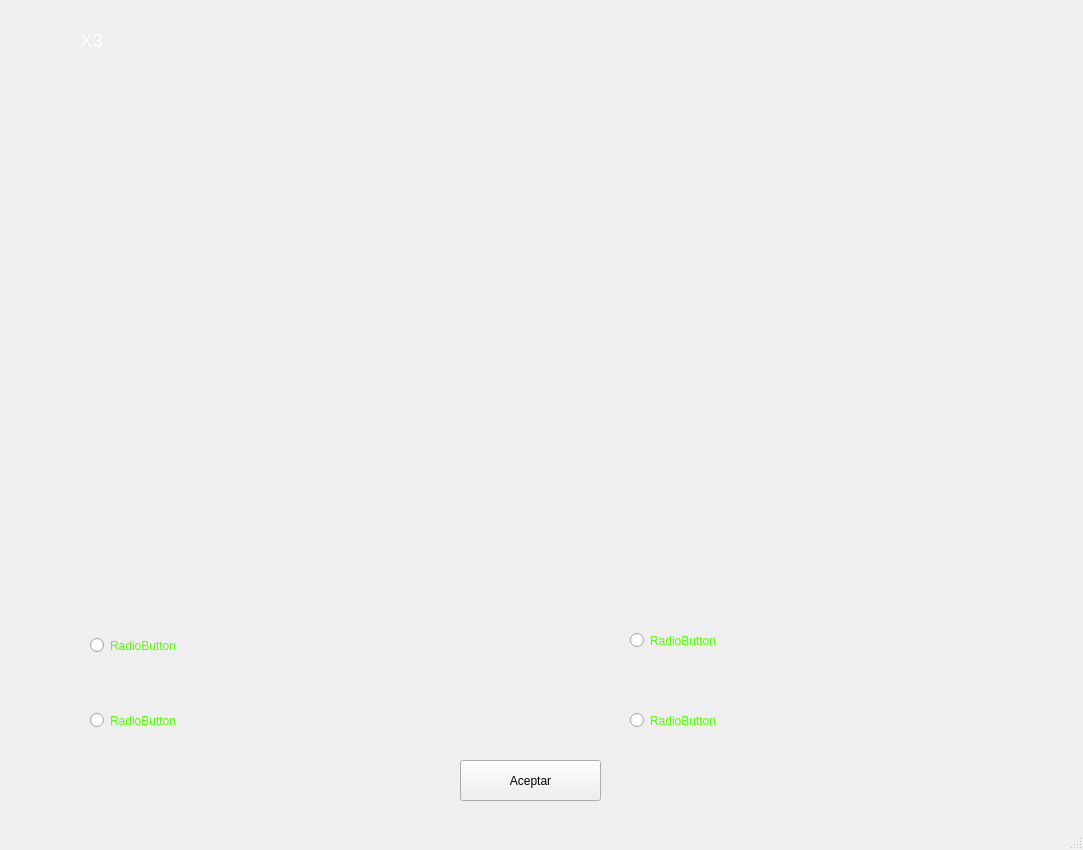
<?xml version="1.0" encoding="UTF-8"?>
<ui version="4.0">
 <class>MainWindow</class>
 <widget class="QMainWindow" name="MainWindow">
  <property name="geometry">
   <rect>
    <x>0</x>
    <y>0</y>
    <width>1083</width>
    <height>850</height>
   </rect>
  </property>
  <property name="windowTitle">
   <string>MainWindow</string>
  </property>
  <widget class="QWidget" name="centralwidget">
   <widget class="QPushButton" name="BotonAceptar">
    <property name="geometry">
     <rect>
      <x>460</x>
      <y>760</y>
      <width>141</width>
      <height>41</height>
     </rect>
    </property>
    <property name="text">
     <string>Aceptar</string>
    </property>
   </widget>
   <widget class="QLabel" name="backgroundbotones">
    <property name="geometry">
     <rect>
      <x>0</x>
      <y>560</y>
      <width>1081</width>
      <height>261</height>
     </rect>
    </property>
    <property name="text">
     <string/>
    </property>
    <property name="pixmap">
     <pixmap>img/AnswersScreen.png</pixmap>
    </property>
    <property name="scaledContents">
     <bool>true</bool>
    </property>
   </widget>
   <widget class="QLabel" name="spacbackground">
    <property name="geometry">
     <rect>
      <x>0</x>
      <y>0</y>
      <width>1081</width>
      <height>471</height>
     </rect>
    </property>
    <property name="text">
     <string/>
    </property>
    <property name="pixmap">
     <pixmap>img/space1.jpg</pixmap>
    </property>
    <property name="scaledContents">
     <bool>true</bool>
    </property>
   </widget>
   <widget class="QLabel" name="ShipIcon">
    <property name="geometry">
     <rect>
      <x>30</x>
      <y>300</y>
      <width>191</width>
      <height>91</height>
     </rect>
    </property>
    <property name="text">
     <string/>
    </property>
    <property name="pixmap">
     <pixmap>img/SpShip.png</pixmap>
    </property>
    <property name="scaledContents">
     <bool>true</bool>
    </property>
   </widget>
   <widget class="QLabel" name="EnemyShip">
    <property name="geometry">
     <rect>
      <x>810</x>
      <y>280</y>
      <width>211</width>
      <height>131</height>
     </rect>
    </property>
    <property name="text">
     <string/>
    </property>
    <property name="pixmap">
     <pixmap>img/enemy.png</pixmap>
    </property>
    <property name="scaledContents">
     <bool>true</bool>
    </property>
   </widget>
   <widget class="QLabel" name="hearts">
    <property name="geometry">
     <rect>
      <x>20</x>
      <y>20</y>
      <width>61</width>
      <height>51</height>
     </rect>
    </property>
    <property name="text">
     <string/>
    </property>
    <property name="pixmap">
     <pixmap>img/Heart.png</pixmap>
    </property>
    <property name="scaledContents">
     <bool>true</bool>
    </property>
   </widget>
   <widget class="QLabel" name="liveslabel">
    <property name="geometry">
     <rect>
      <x>80</x>
      <y>20</y>
      <width>41</width>
      <height>41</height>
     </rect>
    </property>
    <property name="palette">
     <palette>
      <active>
       <colorrole role="WindowText">
        <brush brushstyle="SolidPattern">
         <color alpha="255">
          <red>255</red>
          <green>255</green>
          <blue>255</blue>
         </color>
        </brush>
       </colorrole>
       <colorrole role="Text">
        <brush brushstyle="SolidPattern">
         <color alpha="255">
          <red>255</red>
          <green>255</green>
          <blue>255</blue>
         </color>
        </brush>
       </colorrole>
       <colorrole role="PlaceholderText">
        <brush brushstyle="SolidPattern">
         <color alpha="128">
          <red>255</red>
          <green>255</green>
          <blue>255</blue>
         </color>
        </brush>
       </colorrole>
      </active>
      <inactive>
       <colorrole role="WindowText">
        <brush brushstyle="SolidPattern">
         <color alpha="255">
          <red>255</red>
          <green>255</green>
          <blue>255</blue>
         </color>
        </brush>
       </colorrole>
       <colorrole role="Text">
        <brush brushstyle="SolidPattern">
         <color alpha="255">
          <red>255</red>
          <green>255</green>
          <blue>255</blue>
         </color>
        </brush>
       </colorrole>
       <colorrole role="PlaceholderText">
        <brush brushstyle="SolidPattern">
         <color alpha="128">
          <red>255</red>
          <green>255</green>
          <blue>255</blue>
         </color>
        </brush>
       </colorrole>
      </inactive>
      <disabled>
       <colorrole role="WindowText">
        <brush brushstyle="SolidPattern">
         <color alpha="255">
          <red>120</red>
          <green>120</green>
          <blue>120</blue>
         </color>
        </brush>
       </colorrole>
       <colorrole role="Text">
        <brush brushstyle="SolidPattern">
         <color alpha="255">
          <red>120</red>
          <green>120</green>
          <blue>120</blue>
         </color>
        </brush>
       </colorrole>
       <colorrole role="PlaceholderText">
        <brush brushstyle="SolidPattern">
         <color alpha="128">
          <red>0</red>
          <green>0</green>
          <blue>0</blue>
         </color>
        </brush>
       </colorrole>
      </disabled>
     </palette>
    </property>
    <property name="font">
     <font>
      <pointsize>14</pointsize>
     </font>
    </property>
    <property name="text">
     <string>X3</string>
    </property>
    <property name="scaledContents">
     <bool>false</bool>
    </property>
   </widget>
   <widget class="QLabel" name="backgroundpregunta">
    <property name="geometry">
     <rect>
      <x>0</x>
      <y>420</y>
      <width>1081</width>
      <height>141</height>
     </rect>
    </property>
    <property name="text">
     <string/>
    </property>
    <property name="pixmap">
     <pixmap>img/metalscreen.png</pixmap>
    </property>
    <property name="scaledContents">
     <bool>true</bool>
    </property>
   </widget>
   <widget class="QLabel" name="labelpregunta">
    <property name="geometry">
     <rect>
      <x>60</x>
      <y>450</y>
      <width>961</width>
      <height>81</height>
     </rect>
    </property>
    <property name="palette">
     <palette>
      <active>
       <colorrole role="WindowText">
        <brush brushstyle="SolidPattern">
         <color alpha="255">
          <red>85</red>
          <green>255</green>
          <blue>0</blue>
         </color>
        </brush>
       </colorrole>
       <colorrole role="Text">
        <brush brushstyle="SolidPattern">
         <color alpha="255">
          <red>85</red>
          <green>255</green>
          <blue>0</blue>
         </color>
        </brush>
       </colorrole>
       <colorrole role="PlaceholderText">
        <brush brushstyle="SolidPattern">
         <color alpha="128">
          <red>85</red>
          <green>255</green>
          <blue>0</blue>
         </color>
        </brush>
       </colorrole>
      </active>
      <inactive>
       <colorrole role="WindowText">
        <brush brushstyle="SolidPattern">
         <color alpha="255">
          <red>85</red>
          <green>255</green>
          <blue>0</blue>
         </color>
        </brush>
       </colorrole>
       <colorrole role="Text">
        <brush brushstyle="SolidPattern">
         <color alpha="255">
          <red>85</red>
          <green>255</green>
          <blue>0</blue>
         </color>
        </brush>
       </colorrole>
       <colorrole role="PlaceholderText">
        <brush brushstyle="SolidPattern">
         <color alpha="128">
          <red>85</red>
          <green>255</green>
          <blue>0</blue>
         </color>
        </brush>
       </colorrole>
      </inactive>
      <disabled>
       <colorrole role="WindowText">
        <brush brushstyle="SolidPattern">
         <color alpha="255">
          <red>120</red>
          <green>120</green>
          <blue>120</blue>
         </color>
        </brush>
       </colorrole>
       <colorrole role="Text">
        <brush brushstyle="SolidPattern">
         <color alpha="255">
          <red>120</red>
          <green>120</green>
          <blue>120</blue>
         </color>
        </brush>
       </colorrole>
       <colorrole role="PlaceholderText">
        <brush brushstyle="SolidPattern">
         <color alpha="128">
          <red>0</red>
          <green>0</green>
          <blue>0</blue>
         </color>
        </brush>
       </colorrole>
      </disabled>
     </palette>
    </property>
    <property name="text">
     <string/>
    </property>
    <property name="alignment">
     <set>Qt::AlignCenter</set>
    </property>
   </widget>
   <widget class="QRadioButton" name="RB1">
    <property name="geometry">
     <rect>
      <x>90</x>
      <y>610</y>
      <width>371</width>
      <height>71</height>
     </rect>
    </property>
    <property name="palette">
     <palette>
      <active>
       <colorrole role="WindowText">
        <brush brushstyle="SolidPattern">
         <color alpha="255">
          <red>85</red>
          <green>255</green>
          <blue>0</blue>
         </color>
        </brush>
       </colorrole>
       <colorrole role="Text">
        <brush brushstyle="SolidPattern">
         <color alpha="255">
          <red>85</red>
          <green>255</green>
          <blue>0</blue>
         </color>
        </brush>
       </colorrole>
       <colorrole role="PlaceholderText">
        <brush brushstyle="SolidPattern">
         <color alpha="128">
          <red>85</red>
          <green>255</green>
          <blue>0</blue>
         </color>
        </brush>
       </colorrole>
      </active>
      <inactive>
       <colorrole role="WindowText">
        <brush brushstyle="SolidPattern">
         <color alpha="255">
          <red>85</red>
          <green>255</green>
          <blue>0</blue>
         </color>
        </brush>
       </colorrole>
       <colorrole role="Text">
        <brush brushstyle="SolidPattern">
         <color alpha="255">
          <red>85</red>
          <green>255</green>
          <blue>0</blue>
         </color>
        </brush>
       </colorrole>
       <colorrole role="PlaceholderText">
        <brush brushstyle="SolidPattern">
         <color alpha="128">
          <red>85</red>
          <green>255</green>
          <blue>0</blue>
         </color>
        </brush>
       </colorrole>
      </inactive>
      <disabled>
       <colorrole role="WindowText">
        <brush brushstyle="SolidPattern">
         <color alpha="255">
          <red>120</red>
          <green>120</green>
          <blue>120</blue>
         </color>
        </brush>
       </colorrole>
       <colorrole role="Text">
        <brush brushstyle="SolidPattern">
         <color alpha="255">
          <red>120</red>
          <green>120</green>
          <blue>120</blue>
         </color>
        </brush>
       </colorrole>
       <colorrole role="PlaceholderText">
        <brush brushstyle="SolidPattern">
         <color alpha="128">
          <red>0</red>
          <green>0</green>
          <blue>0</blue>
         </color>
        </brush>
       </colorrole>
      </disabled>
     </palette>
    </property>
    <property name="text">
     <string>RadioButton</string>
    </property>
   </widget>
   <widget class="QRadioButton" name="RB2">
    <property name="geometry">
     <rect>
      <x>90</x>
      <y>680</y>
      <width>461</width>
      <height>81</height>
     </rect>
    </property>
    <property name="palette">
     <palette>
      <active>
       <colorrole role="WindowText">
        <brush brushstyle="SolidPattern">
         <color alpha="255">
          <red>85</red>
          <green>255</green>
          <blue>0</blue>
         </color>
        </brush>
       </colorrole>
       <colorrole role="Text">
        <brush brushstyle="SolidPattern">
         <color alpha="255">
          <red>85</red>
          <green>255</green>
          <blue>0</blue>
         </color>
        </brush>
       </colorrole>
       <colorrole role="PlaceholderText">
        <brush brushstyle="SolidPattern">
         <color alpha="128">
          <red>85</red>
          <green>255</green>
          <blue>0</blue>
         </color>
        </brush>
       </colorrole>
      </active>
      <inactive>
       <colorrole role="WindowText">
        <brush brushstyle="SolidPattern">
         <color alpha="255">
          <red>85</red>
          <green>255</green>
          <blue>0</blue>
         </color>
        </brush>
       </colorrole>
       <colorrole role="Text">
        <brush brushstyle="SolidPattern">
         <color alpha="255">
          <red>85</red>
          <green>255</green>
          <blue>0</blue>
         </color>
        </brush>
       </colorrole>
       <colorrole role="PlaceholderText">
        <brush brushstyle="SolidPattern">
         <color alpha="128">
          <red>85</red>
          <green>255</green>
          <blue>0</blue>
         </color>
        </brush>
       </colorrole>
      </inactive>
      <disabled>
       <colorrole role="WindowText">
        <brush brushstyle="SolidPattern">
         <color alpha="255">
          <red>120</red>
          <green>120</green>
          <blue>120</blue>
         </color>
        </brush>
       </colorrole>
       <colorrole role="Text">
        <brush brushstyle="SolidPattern">
         <color alpha="255">
          <red>120</red>
          <green>120</green>
          <blue>120</blue>
         </color>
        </brush>
       </colorrole>
       <colorrole role="PlaceholderText">
        <brush brushstyle="SolidPattern">
         <color alpha="128">
          <red>0</red>
          <green>0</green>
          <blue>0</blue>
         </color>
        </brush>
       </colorrole>
      </disabled>
     </palette>
    </property>
    <property name="text">
     <string>RadioButton</string>
    </property>
   </widget>
   <widget class="QRadioButton" name="RB3">
    <property name="geometry">
     <rect>
      <x>630</x>
      <y>610</y>
      <width>401</width>
      <height>61</height>
     </rect>
    </property>
    <property name="palette">
     <palette>
      <active>
       <colorrole role="WindowText">
        <brush brushstyle="SolidPattern">
         <color alpha="255">
          <red>85</red>
          <green>255</green>
          <blue>0</blue>
         </color>
        </brush>
       </colorrole>
       <colorrole role="Text">
        <brush brushstyle="SolidPattern">
         <color alpha="255">
          <red>85</red>
          <green>255</green>
          <blue>0</blue>
         </color>
        </brush>
       </colorrole>
       <colorrole role="PlaceholderText">
        <brush brushstyle="SolidPattern">
         <color alpha="128">
          <red>85</red>
          <green>255</green>
          <blue>0</blue>
         </color>
        </brush>
       </colorrole>
      </active>
      <inactive>
       <colorrole role="WindowText">
        <brush brushstyle="SolidPattern">
         <color alpha="255">
          <red>85</red>
          <green>255</green>
          <blue>0</blue>
         </color>
        </brush>
       </colorrole>
       <colorrole role="Text">
        <brush brushstyle="SolidPattern">
         <color alpha="255">
          <red>85</red>
          <green>255</green>
          <blue>0</blue>
         </color>
        </brush>
       </colorrole>
       <colorrole role="PlaceholderText">
        <brush brushstyle="SolidPattern">
         <color alpha="128">
          <red>85</red>
          <green>255</green>
          <blue>0</blue>
         </color>
        </brush>
       </colorrole>
      </inactive>
      <disabled>
       <colorrole role="WindowText">
        <brush brushstyle="SolidPattern">
         <color alpha="255">
          <red>120</red>
          <green>120</green>
          <blue>120</blue>
         </color>
        </brush>
       </colorrole>
       <colorrole role="Text">
        <brush brushstyle="SolidPattern">
         <color alpha="255">
          <red>120</red>
          <green>120</green>
          <blue>120</blue>
         </color>
        </brush>
       </colorrole>
       <colorrole role="PlaceholderText">
        <brush brushstyle="SolidPattern">
         <color alpha="128">
          <red>0</red>
          <green>0</green>
          <blue>0</blue>
         </color>
        </brush>
       </colorrole>
      </disabled>
     </palette>
    </property>
    <property name="text">
     <string>RadioButton</string>
    </property>
   </widget>
   <widget class="QRadioButton" name="RB4">
    <property name="geometry">
     <rect>
      <x>630</x>
      <y>680</y>
      <width>431</width>
      <height>81</height>
     </rect>
    </property>
    <property name="palette">
     <palette>
      <active>
       <colorrole role="WindowText">
        <brush brushstyle="SolidPattern">
         <color alpha="255">
          <red>85</red>
          <green>255</green>
          <blue>0</blue>
         </color>
        </brush>
       </colorrole>
       <colorrole role="Text">
        <brush brushstyle="SolidPattern">
         <color alpha="255">
          <red>85</red>
          <green>255</green>
          <blue>0</blue>
         </color>
        </brush>
       </colorrole>
       <colorrole role="PlaceholderText">
        <brush brushstyle="SolidPattern">
         <color alpha="128">
          <red>85</red>
          <green>255</green>
          <blue>0</blue>
         </color>
        </brush>
       </colorrole>
      </active>
      <inactive>
       <colorrole role="WindowText">
        <brush brushstyle="SolidPattern">
         <color alpha="255">
          <red>85</red>
          <green>255</green>
          <blue>0</blue>
         </color>
        </brush>
       </colorrole>
       <colorrole role="Text">
        <brush brushstyle="SolidPattern">
         <color alpha="255">
          <red>85</red>
          <green>255</green>
          <blue>0</blue>
         </color>
        </brush>
       </colorrole>
       <colorrole role="PlaceholderText">
        <brush brushstyle="SolidPattern">
         <color alpha="128">
          <red>85</red>
          <green>255</green>
          <blue>0</blue>
         </color>
        </brush>
       </colorrole>
      </inactive>
      <disabled>
       <colorrole role="WindowText">
        <brush brushstyle="SolidPattern">
         <color alpha="255">
          <red>120</red>
          <green>120</green>
          <blue>120</blue>
         </color>
        </brush>
       </colorrole>
       <colorrole role="Text">
        <brush brushstyle="SolidPattern">
         <color alpha="255">
          <red>120</red>
          <green>120</green>
          <blue>120</blue>
         </color>
        </brush>
       </colorrole>
       <colorrole role="PlaceholderText">
        <brush brushstyle="SolidPattern">
         <color alpha="128">
          <red>0</red>
          <green>0</green>
          <blue>0</blue>
         </color>
        </brush>
       </colorrole>
      </disabled>
     </palette>
    </property>
    <property name="text">
     <string>RadioButton</string>
    </property>
   </widget>
   <zorder>backgroundbotones</zorder>
   <zorder>spacbackground</zorder>
   <zorder>ShipIcon</zorder>
   <zorder>EnemyShip</zorder>
   <zorder>hearts</zorder>
   <zorder>liveslabel</zorder>
   <zorder>backgroundpregunta</zorder>
   <zorder>labelpregunta</zorder>
   <zorder>RB3</zorder>
   <zorder>RB4</zorder>
   <zorder>RB2</zorder>
   <zorder>BotonAceptar</zorder>
   <zorder>RB1</zorder>
  </widget>
  <widget class="QStatusBar" name="statusbar"/>
 </widget>
 <resources/>
 <connections/>
</ui>
